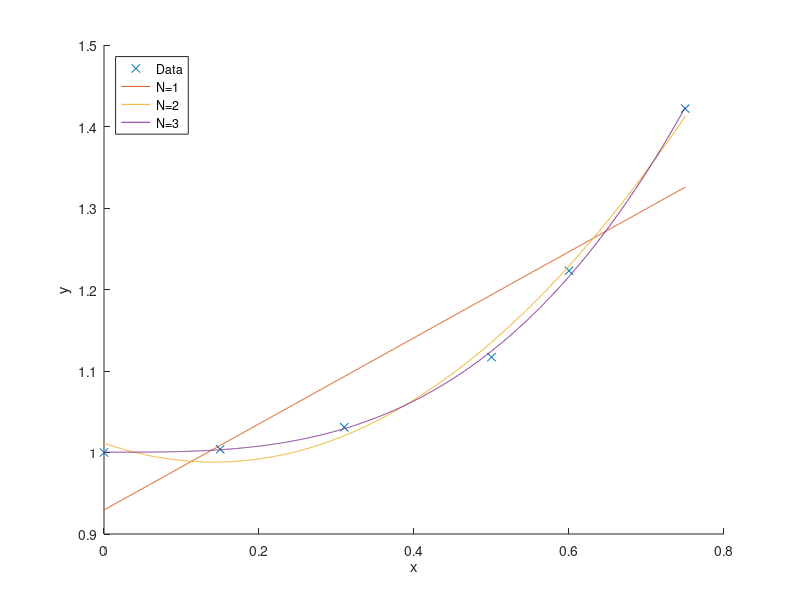

The MATLAB source for this figure:
clear; clc; close all;

x = [0 0.15 0.31 0.5 0.6 0.75];
y = [1.0 1.004 1.031 1.117 1.223 1.422];

hold on
plot(x,y,'x','DisplayName','Data')

n   = 1000;
xq  = linspace(x(1),x(end),n);

% Degrees: 1
for n = 1:3
   fprintf('Polynomial Degree: %d\n',n)
   p   = polyfit(x,y,n);
   plot(xq,polyval(p,xq),'DisplayName',sprintf('N=%d',n));
   fprintf('Error\n')
   disp(y-polyval(p,x))
end

xlabel('x')
ylabel('y')
legend('Location','NorthWest')
